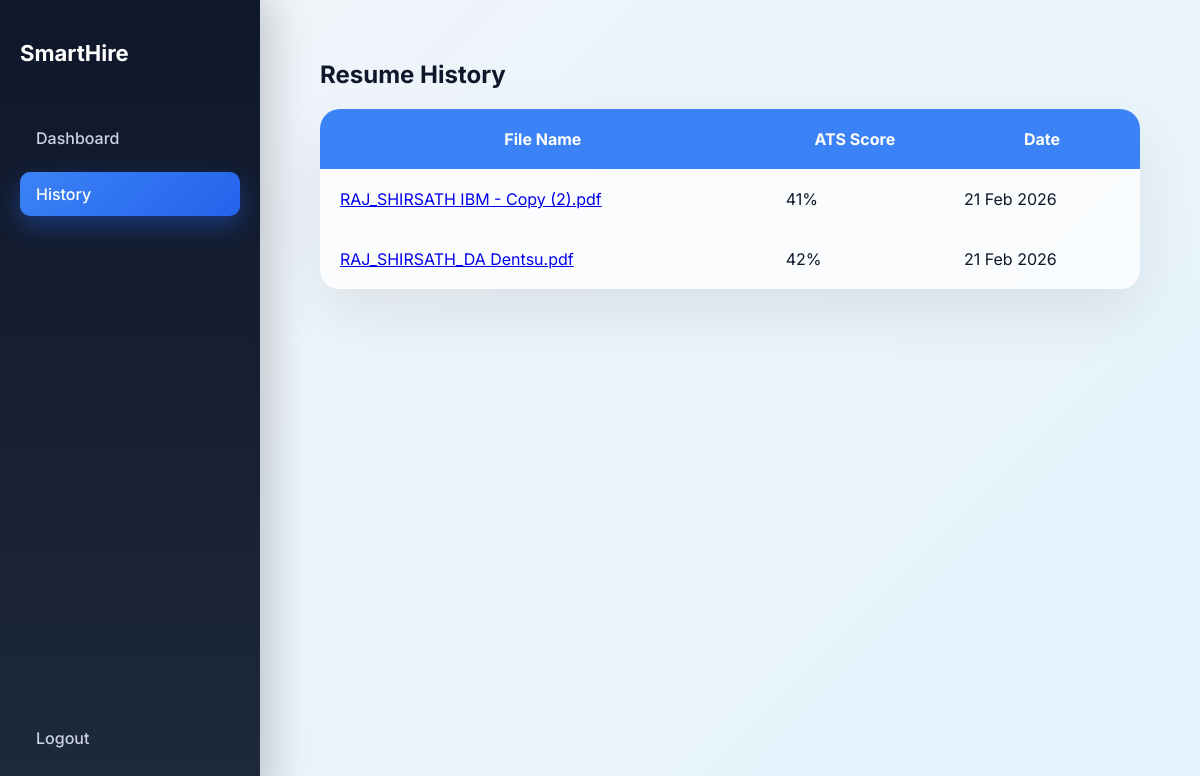
The page /history (signed in) on the database its author committed.
### models.py (models this page shows)
class ResumeReport(db.Model):
    id = db.Column(db.Integer, primary_key=True)
    user_id = db.Column(db.Integer, db.ForeignKey('user.id'))
    file_name = db.Column(db.String(200))
    ats_score = db.Column(db.Integer)
    skills_found = db.Column(db.Text)
    missing_skills = db.Column(db.Text)
    suggestions = db.Column(db.Text)
    created_at = db.Column(db.DateTime, default=datetime.utcnow)

### app.py (the view)
@app.route("/history")
@login_required
def history():
    reports = ResumeReport.query.filter_by(user_id=current_user.id)\
                                 .order_by(ResumeReport.created_at.desc())\
                                 .all()
    return render_template("history.html", reports=reports)

### app.py (called while the page is built)
@login_manager.user_loader
def load_user(user_id):
    return User.query.get(int(user_id))

### templates/history.html
{% extends "base.html" %}
{% block content %}
<h2>Resume History</h2>
<table class="history-table">
    <thead>
        <tr>
            <th>File Name</th>
            <th>ATS Score</th>
            <th>Date</th>
        </tr>
    </thead>
    <tbody>
        {% for report in reports %}
        <tr>
            <td>
                    <a href="{{ url_for('view_report', report_id=report.id) }}">
                        {{ report.file_name }}
                    </a>
            </td>
            <td>{{ report.ats_score }}%</td>
            <td>{{ report.created_at.strftime("%d %b %Y") }}</td>
        </tr>
        {% endfor %}
    </tbody>
</table>
{% endblock %}

### static/css/style.css (style rules this page uses)
:root { --primary: #3b82f6; --primary-dark: #2563eb; --dark: #0f172a; --dark-2: #1e293b; --light-bg: #f8fafc; --card-bg: rgba(255, 255, 255, 0.7); --border: rgba(255, 255, 255, 0.2); --text-main: #0f172a; --text-light: #64748b; --success: #22c55e; --danger: #ef4444; }
* { margin: 0; padding: 0; box-sizing: border-box; }
body { font-family: 'Inter', sans-serif; background: linear-gradient(-45deg, #eef2ff, #f8fafc, #e0f2fe, #f1f5f9); background-size: 400% 400%; animation: gradientBG 18s ease infinite; color: var(--text-main); }
.history-table { width: 100%; border-collapse: collapse; margin-top: 20px; border-radius: 20px; overflow: hidden; backdrop-filter: blur(20px); background: rgba(255,255,255,0.75); box-shadow: 0 25px 60px rgba(0,0,0,0.08); }
.history-table th, .history-table td { padding: 20px; }
.history-table th { background: var(--primary); color: white; }

### rows shown on the page
ResumeReport: file_name "RAJ_SHIRSATH IBM - Copy (2).pdf", ats_score "41", created_at "21 Feb 2026"
ResumeReport: file_name "RAJ_SHIRSATH_DA Dentsu.pdf", ats_score "42", created_at "21 Feb 2026"
